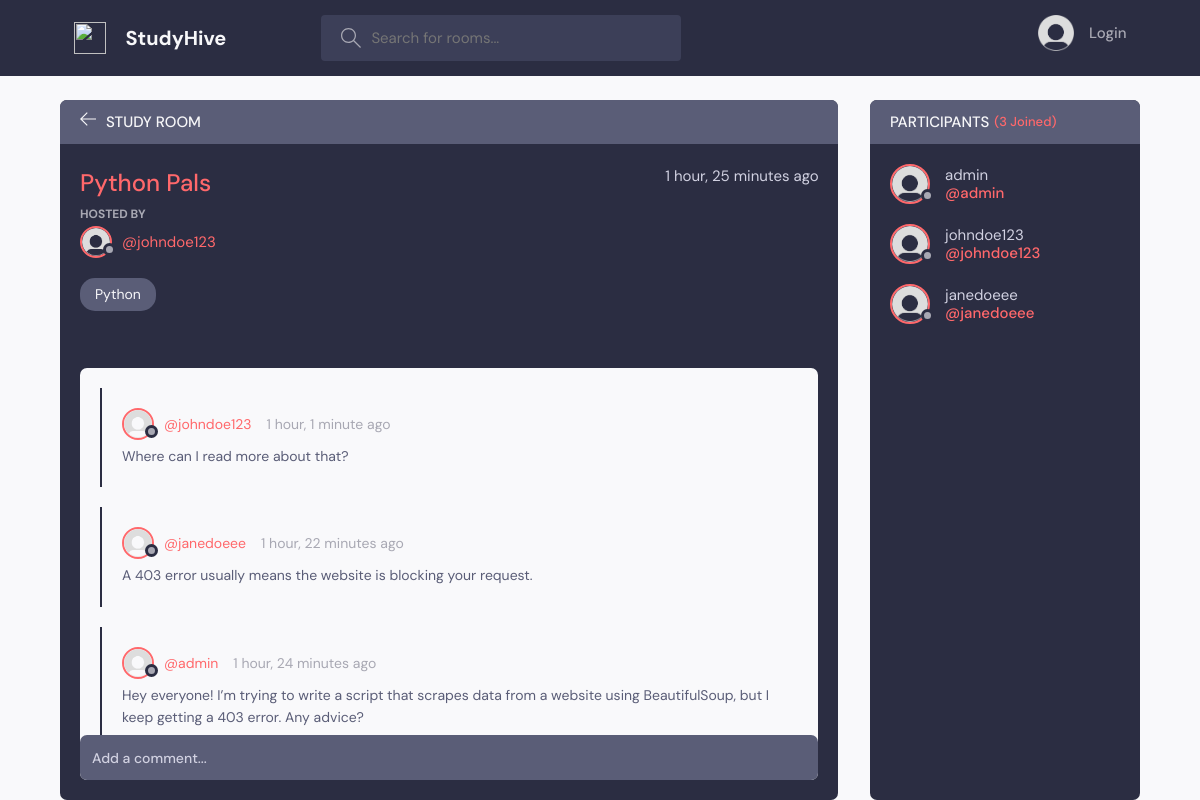
The app's page /room/2 with its own data.
### base/models.py (models this page shows, shortened)
class Room(models.Model):
  host = models.ForeignKey(User, on_delete=models.SET_NULL, null=True)
  topic = models.ForeignKey(Topic, on_delete=models.SET_NULL, null=True)
  name = models.CharField(max_length=200)
  description = models.TextField(null=True, blank=True)
  participants = models.ManyToManyField(User, related_name='participants', blank=True)
  updated = models.DateTimeField(auto_now=True)
  created = models.DateTimeField(auto_now_add=True)
  class Meta:
    ordering = ['-updated', '-created']

class User(AbstractUser):
  name = models.CharField(max_length=200, null=True)
  email = models.EmailField(unique=True, null=True)
  bio = models.TextField(null=True)
  avatar = models.ImageField(null=True, default="avatar.png")
  USERNAME_FIELD = 'email'
  REQUIRED_FIELDS = []

class Topic(models.Model):
  name = models.CharField(max_length=200)
  def __str__(self):
    return self.name

class Message(models.Model):
  user = models.ForeignKey(User, on_delete=models.CASCADE)
  room = models.ForeignKey(Room, on_delete=models.CASCADE)
  body = models.TextField()
  updated = models.DateTimeField(auto_now=True)
  created = models.DateTimeField(auto_now_add=True)
  class Meta:
    ordering = ['-updated', '-created']

### base/views.py (the view, shortened to what this page needs)
# urls.py: path('room/<str:pk>', views.room, name="room"),
def room(request, pk):
  room = Room.objects.get(id=pk)
  room_messages = room.message_set.all()
  participants = room.participants.all()
  print("request user: ", request.user)
  context = {'room' : room, "room_messages":room_messages, 'participants':participants}
  return render(request, "base/room.html", context)

### base/templates/base/room.html (shortened to what this page needs)
{% extends 'main.html' %}
{% block content %}
    <main class="profile-page layout layout--2">
      <div class="container">
        <div class="room">
          <div class="room__top">
            <div class="room__topLeft">
              <a href="{% url 'home' %}">
                <svg version="1.1" xmlns="http://www.w3.org/2000/svg" width="32" height="32" viewBox="0 0 32 32">
                  <title>arrow-left</title>
                  <path
                    d="M13.723 2.286l-13.723 13.714 13.719 13.714 1.616-1.611-10.96-10.96h27.625v-2.286h-27.625l10.965-10.965-1.616-1.607z"
                  ></path>
                </svg>
              </a>
              <h3>Study Room</h3>
            </div>
          </div>
          <div class="room__box scroll">
            <div class="room__header scroll">
              <div class="room__info">
                <h3>{{room.name}}</h3>
                <span>{{room.created|timesince}} ago</span>
              </div>
              <div class="room__hosted">
                <p>Hosted By</p>
                <a href="{% url 'user-profile' room.host.id %}" class="room__author">
                  <div class="avatar avatar--small">
                    <img src="{{room.host.avatar.url}}" />
                  </div>
                  <span>@{{room.host.username}}</span>
                </a>
              </div>
              <span class="room__topics">{{room.topic}}</span>
            </div>
            <div class="room__conversation">
              <div class="threads scroll">
                {% for message in room_messages %}
                <div class="thread">
                  <div class="thread__top">
                    <div class="thread__author">
                      <a href="{% url 'user-profile' message.user.id %}" class="thread__authorInfo">
                        <div class="avatar avatar--small">
                          <img src="{{message.user.avatar.url}}" />
                        </div>
                        <span>@{{message.user.username}}</span>
                      </a>
                      <span class="thread__date">{{message.created|timesince}} ago</span>
                    </div>
                  </div>
                  <div class="thread__details">
                    {{message.body}}
                  </div>
                </div>
                {%endfor%}
              </div>
            </div>
          </div>
          <div class="room__message">
            <form action="" method="POST" > {% csrf_token %}<input name="body" placeholder="Add a comment..." /></form>
          </div>
        </div>
        <div class="participants">
          <h3 class="participants__top">Participants <span>({{participants.count}} Joined)</span></h3>
          <div class="participants__list scroll">
          {% for user in participants %}
            <a href="{% url 'user-profile' user.id %}" class="participant">
              <div class="avatar avatar--medium">
                <img src="{{user.avatar.url}}" />
              </div>
              <p>
                {{user.username}}
                <span>@{{user.username}}
                </span>
              </p>
            </a>
            {% endfor %}
          </div>
        </div>
      </div>
    </main>
{% endblock %}

### records on screen
Room: name "Python Pals", created "1 hour, 25 minutes", host.avatar (placeholder picture), host.username "johndoe123", topic "Python"
Message: user.avatar (placeholder picture), user.username "johndoe123", created "1 hour, 1 minute", body "Where can I read more about that?"
Message: user.avatar (placeholder picture), user.username "janedoeee", created "1 hour, 22 minutes", body "A 403 error usually means the website is blocking your request."
Message: user.avatar (placeholder picture), user.username "admin", created "1 hour, 24 minutes", body "Hey everyone! I’m trying to write a script that scrapes data from a website using BeautifulSoup, but I keep getting a 403 error. Any advice?"
User: avatar (placeholder picture), username "admin"
User: avatar (placeholder picture), username "johndoe123"
User: avatar (placeholder picture), username "janedoeee"

### other values on screen
{{ participants.count }} "3"
